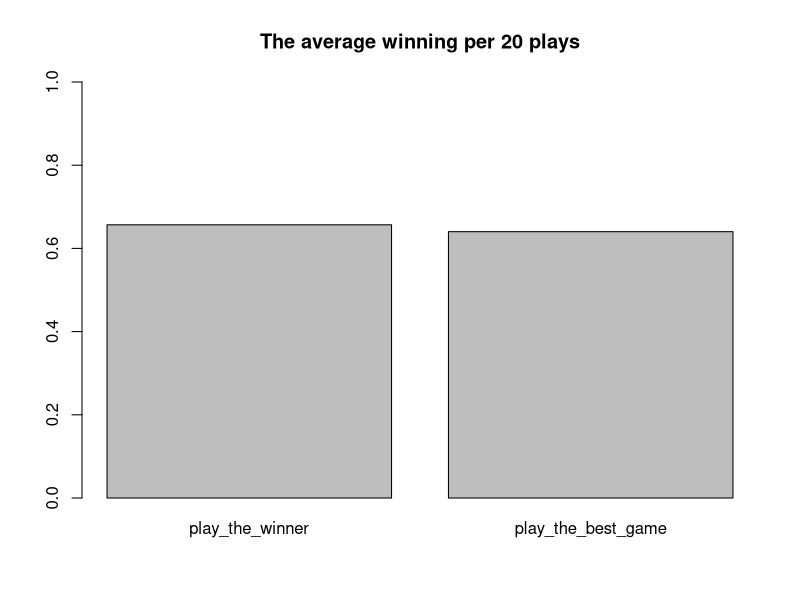

Reproduce this figure in R.

#' Exercise 13
#' This program compare the strategies play-the winner and
#' play-the-best-machine for the two-armed bandit problem of
#' Example 4.24. Then, determine the initial payoff probabilities
#' for each machine by chosing a pair of random numbers between
#' 0 and 1.
#' This program carries out 20 plays and keep track of the number
#' of wins for each of the two strategies. Finally, make 1000
#' repetitions of the 20 plays and compute the average winning
#' per 20 plays.

N = 1000 # the number of repetitions
n = 20 # the number of plays
x = c(.6, .7) # winning probability
play_the_winner = numeric(0)
play_the_best_machine = numeric(0)
for (i in 1:N) {
  
  best = data.frame(Machine=numeric(0), Result=numeric(0))
  for (j in 1:n) {
    # for each machine, count winning game
    w = sapply(1:length(x), function(x) length(which(best$Machine == x & best$Result == 1)))
    # and losing game
    l = sapply(1:length(x), function(x) length(which(best$Machine == x & best$Result == 0)))
    
    p = (w + 1) / (w + l + 2)
    machine = which.max(p)
    result = runif(1) < x[machine]
    best[nrow(best)+1, ] = c(machine, result)
  }
  
  #' Strategy 2: For this strategy we choose the same machine when
  #' we win and switch machines when we lose.
  
  win = data.frame(Machine=numeric(0), Result=numeric(0))
  machine = sample(1:length(x), 1)
  for (j in 1:n) {
    result = runif(1) < x[machine]
    win[nrow(win)+1, ] = c(machine, result)
    # update machine
    machine = if(result) machine else sample(as.list(setdiff(1:length(x), machine)), 1)[[1]]
  }
  
  play_the_winner[i] = length(which(win$Result == 1))
  play_the_best_machine[i]= length(which(best$Result == 1))
}

barplot(c(mean(play_the_winner / n),
          mean(play_the_best_machine / n)),
        ylim=c(0,1),
        main=sprintf('The average winning per %d plays', n),
        names.arg=c('play_the_winner', 'play_the_best_game'))
